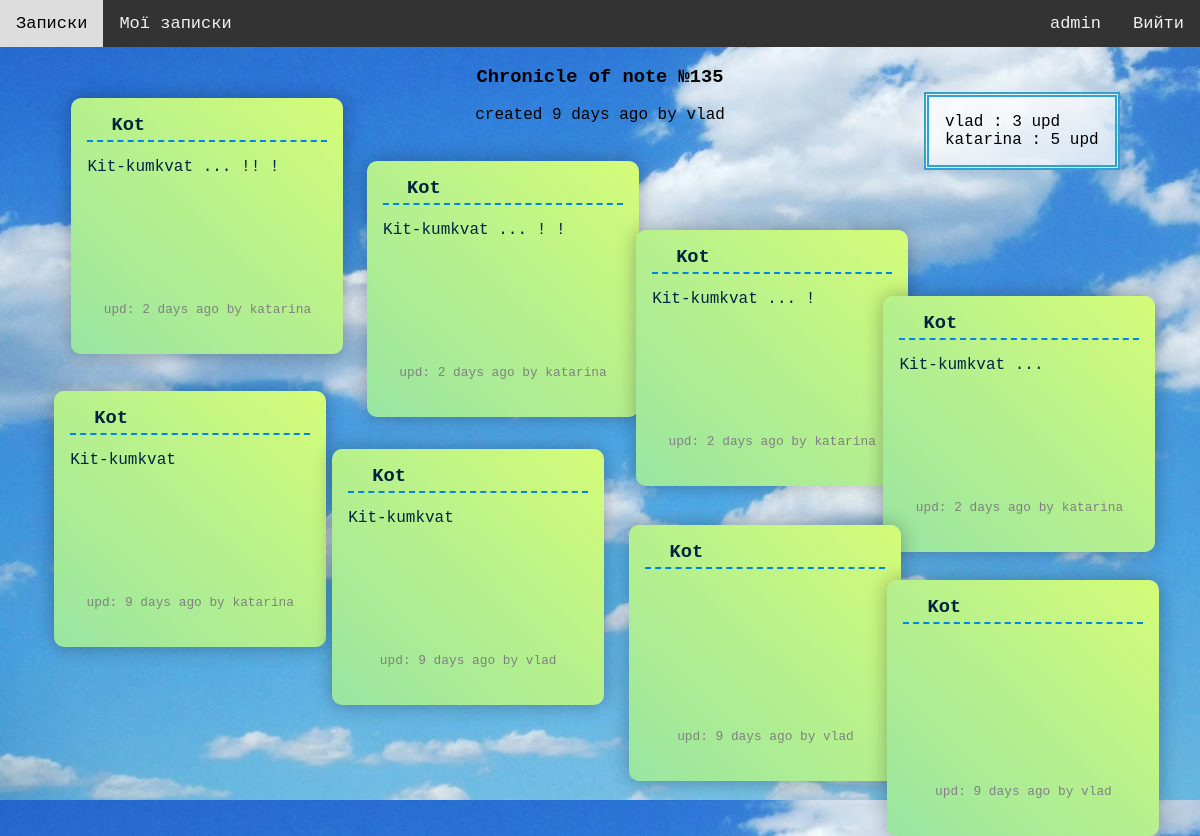
The page /note/135 (signed in) on the database its author committed.
### notes/models.py (models this page shows, shortened)
class Note(models.Model):
    title = models.CharField(max_length=300, default='')
    content = models.TextField(default='')
    left = models.CharField(max_length=7, default='35vw')
    top = models.CharField(max_length=7, default='37h')
    author = models.ForeignKey(
        User, on_delete=models.CASCADE
    )
    creation_date = models.DateTimeField(auto_now_add=True, editable=False)
    def when_published(self):
        now = timezone.now()
        since = now - self.creation_date
        days = since.days
        seconds = since.seconds
        if days == 0:
            if int(seconds / 3600) == 1:
                return f"{int(seconds / 3600)} hour ago"
            elif seconds >= 3600:
                return f"{int(seconds / 3600)} hours ago"
            elif int(seconds / 60) == 1:
                return f"{int(seconds / 60)} minute ago"
            else:
                return f"{int(seconds / 60)} minutes ago"
        elif days == 1:
            return f"{days} day ago"
        else:
            return f"{days} days ago"
    def get_edits(self):
        return self.edit_set.all()
    def html_users_edits(self):
        d = {}
        edits = self.get_edits()
        if edits:
            for edit in edits:
                if edit.author not in d:
                    d[edit.author] = 1
                else:
                    d[edit.author] += 1
        return [f'{author} : {d[author]} upd' for author in d]

class Edit(models.Model):
    title = models.CharField(max_length=300)
    content = models.TextField()
    note = models.ForeignKey(
        Note, on_delete=models.CASCADE
    )
    author = models.ForeignKey(
        User, on_delete=models.CASCADE
    )
    creation_date = models.DateTimeField(auto_now_add=True, editable=False)
    def when_published(self):
        now = timezone.now()
        since = now - self.creation_date
        days = since.days
        seconds = since.seconds
        if days == 0:
            if int(seconds/3600) == 1:
                return f"{int(seconds / 3600)} hour ago"
            elif seconds >= 3600:
                return f"{int(seconds/3600)} hours ago"
            elif int(seconds / 60) == 1:
                return f"{int(seconds / 60)} minute ago"
            else:
                return f"{int(seconds / 60)} minutes ago"
        elif days == 1:
            return f"{days} day ago"
        else:
            return f"{days} days ago"
    def get_position(self):
        edits = self.note.get_edits().order_by('-creation_date')
        if edits:
            i = 0
            for edit in edits:
                if edit.id == self.id:
                    row = i // 4
                    col = i % 4
                    xran = 5*random.random()
                    yran = 1 * random.random()
                    return f'left:{3 + col*23 + xran}%; ' \
                           f'top:{5 + row*2 + i*4 + yran}rem;'
                i += 1

### notes/views.py (the view)
# urls.py: path("note/<int:pk>", views.details_note, name="details_note"),
@login_required
def details_note(request, pk):
    note = Note.objects.get(id=pk)
    edits = note.get_edits()
    context = {
        "edits": edits,
        "note": note
    }
    return render(request, "details_note.html", context)

### notes/templates/details_note.html (shortened to what this page needs)
{% extends 'base.html' %}
{% load static %}
{% block header %}
    <link rel="stylesheet" href="{% static 'note.css' %}">
{% endblock %}
{%  block content %}
<center>
    <h3>Chronicle of note №{{ note.id }}</h3>
    {% if note.author == user %}
        <p>created  {{ note.when_published }} by you</p>
    {% else %}
        <p>created  {{ note.when_published }} by {{ note.author }}</p>
    {% endif %}
</center>
<div class="users_edits">
    {% for stat in note.html_users_edits %}
        {{ stat }}<br>
    {% endfor %}
</div>
<div class="container-flexy">
{% for edit in edits|dictsortreversed:"creation_date" %}
    <div class="sticky-flexy" style="{{ edit.get_position }}">
        <h3>{{ edit.title }}</h3>
        <p>{{ edit.content }}</p>
        <div class="sticky_update_footer">
                {% if edit.author == user %}
                    upd:  {{ edit.when_published }} by you
                {% else %}
                    upd:  {{ edit.when_published }} by {{ edit.author }}
                {% endif %}
        </div>
    </div>
{% endfor %}
</div>
{% endblock %}

### notatky/templates/navbar.html
{%  block content %}
<div class="navbar">
  <a href="{% url 'notes:notes' %}">Записки</a>
  {% if user.is_authenticated %}
  <a href="{% url 'notes:user_notes' %}">Мої записки</a>
  <a href="{% url 'auth:log_out' %}" style="float:right">Вийти</a>
  <a href="{% url 'auth:profile' user.id %}" style="float:right">{{ user.username }}</a>
  {% else %}
  <a href="{% url 'auth:log_in' %}" style="float:right">Увійти</a>
  {% endif %}
</div>
{% endblock %}

### notatky/static/css/navbar.css (style rules this page uses)
.navbar { width: 100%; position: -webkit-sticky; position: sticky; top: 0px; background-color: #333; overflow: hidden; z-index: 5; }
.navbar a { float: left; color: #f2f2f2; text-align: center; padding: 14px 16px; text-decoration: none; font-size: 17px; }

### notes/static/css/base.css (style rules this page uses)
html { box-sizing: border-box; font-family: 'Courier New', Courier, monospace; }
body { background: linear-gradient(to left bottom, #41d8dd, #5583ee); min-height: 100vh; height: 100%; margin: 0; position: relative; background-image: url("img/sky.jpg"); -webkit-background-size: cover; -moz-background-size: cover; -o-background-size: cover; background-size: cover; }
a { text-decoration: none; }

### notes/static/css/note.css (style rules this page uses)
.container-flexy { padding: 1rem; }
.sticky-flexy { background: linear-gradient(to left bottom, #d4fc78, #99e5a2); box-shadow: 0 0 20px rgba(0, 0, 0, 0.3); color: #00243f; display: inline-block; padding: 1rem; width: 15rem; height: 14rem; margin: 1rem; position: absolute; border-radius: 10px; }
.sticky h3, .sticky-flexy h3 { border-bottom: dashed 2px #0085e8; margin: 0 0 1rem 0; min-height: 1.3rem; padding: 0 1.5rem 0.25rem 1.5rem; }
.sticky p, .sticky-flexy p { margin: 0; min-height: 9rem; font-size: 1rem; font-weight: 400; }
.sticky_update_footer, .update_footer { font-size: 0.8rem; font-weight: 100; color: grey; text-align: center; }
.users_edits { position: absolute; margin-top: -4%; margin-left: 77%; border: thick double #32a1ce; padding: 1rem; background-color: rgba(255, 255, 255, 0.7); }

### rows shown on the page
Note: id "135", when_published "9 days ago", author "vlad"
Edit: title "Kot", content "Kit-kumkvat ... !! !", when_published "2 days ago", author "katarina"
Edit: title "Kot", content "Kit-kumkvat ... ! !", when_published "2 days ago", author "katarina"
Edit: title "Kot", content "Kit-kumkvat ... !", when_published "2 days ago", author "katarina"
Edit: title "Kot", content "Kit-kumkvat ...", when_published "2 days ago", author "katarina"
Edit: title "Kot", content "Kit-kumkvat", when_published "9 days ago", author "katarina"
Edit: title "Kot", content "Kit-kumkvat", when_published "9 days ago", author "vlad"
Edit: title "Kot", when_published "9 days ago", author "vlad"
Edit: title "Kot", when_published "9 days ago", author "vlad"

### other values the page prints
{{ user.username }} "admin"
{{ stat }} "vlad : 3 upd" "katarina : 5 upd"
